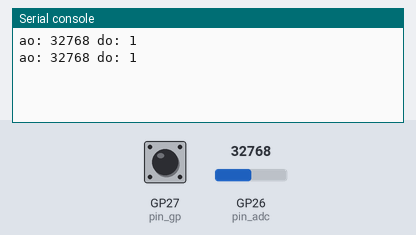
Simulated run of this program. Board: Raspberry Pi Pico running MicroPython. Shown: the last lines printed to the serial console. The inputs (shaded band) are chosen by the test bench; at power-on: GP26 (pin_adc) = 32768, GP27 (pin_gp) HIGH (analog values on the 0–65535 scale).

Above: at 1.2 s.
1.3 s: GP26 (pin_adc) set to 45874
At 2.6 s:
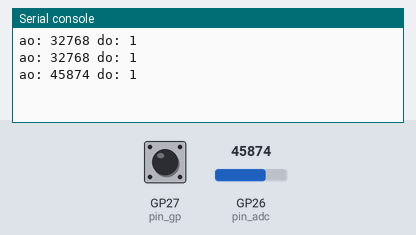
2.8 s: GP27 (pin_gp) pulled LOW for 1.2 s
At 3.8 s:
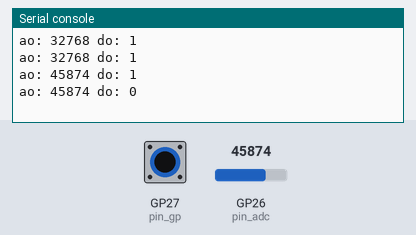
5.5 s: GP26 (pin_adc) set to 57670
At 6.8 s:
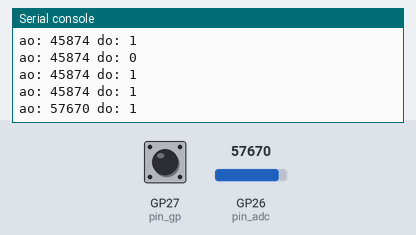
7.0 s: GP27 (pin_gp) pulled LOW for 1.2 s
At 7.8 s:
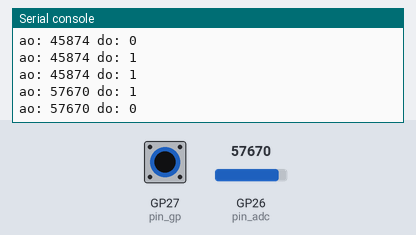
Timing chart, 0 to 10.0 s (numbered marks = the images above; inputs shaded):
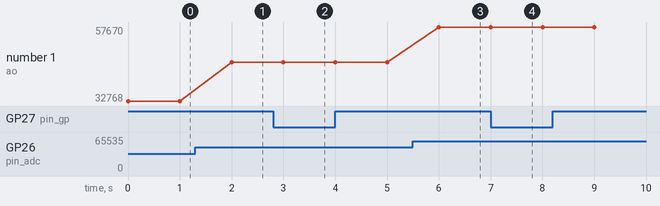

The program:

mq2_adc.py
```python
# 烟雾传感器
# 空气的 烟雾 酒精 丙烷 氢气 产生感应

from machine import Pin, ADC
from time import sleep

pin_adc = ADC(0) # GP26/ADC0
pin_gp = Pin(27, Pin.IN, Pin.PULL_UP)# GP27

while True:
    ao = pin_adc.read_u16()
    do = pin_gp.value()
    print(f'ao: {ao} do: {do}')
    sleep(1)
```

Measured:
- after the input at 1.3 s, the serial console: prints a new line after 0.70 s (image 1)
- after the input at 2.8 s, the serial console: prints a new line after 0.20 s (image 2)
- after the input at 5.5 s, the serial console: prints a new line after 0.50 s (image 3)
- after the input at 7.0 s, the serial console: prints a new line at once (image 4)
- plotted number 1: 32768 → 45874 after the input at 1.3 s, 45874 → 57670 after the input at 5.5 s
